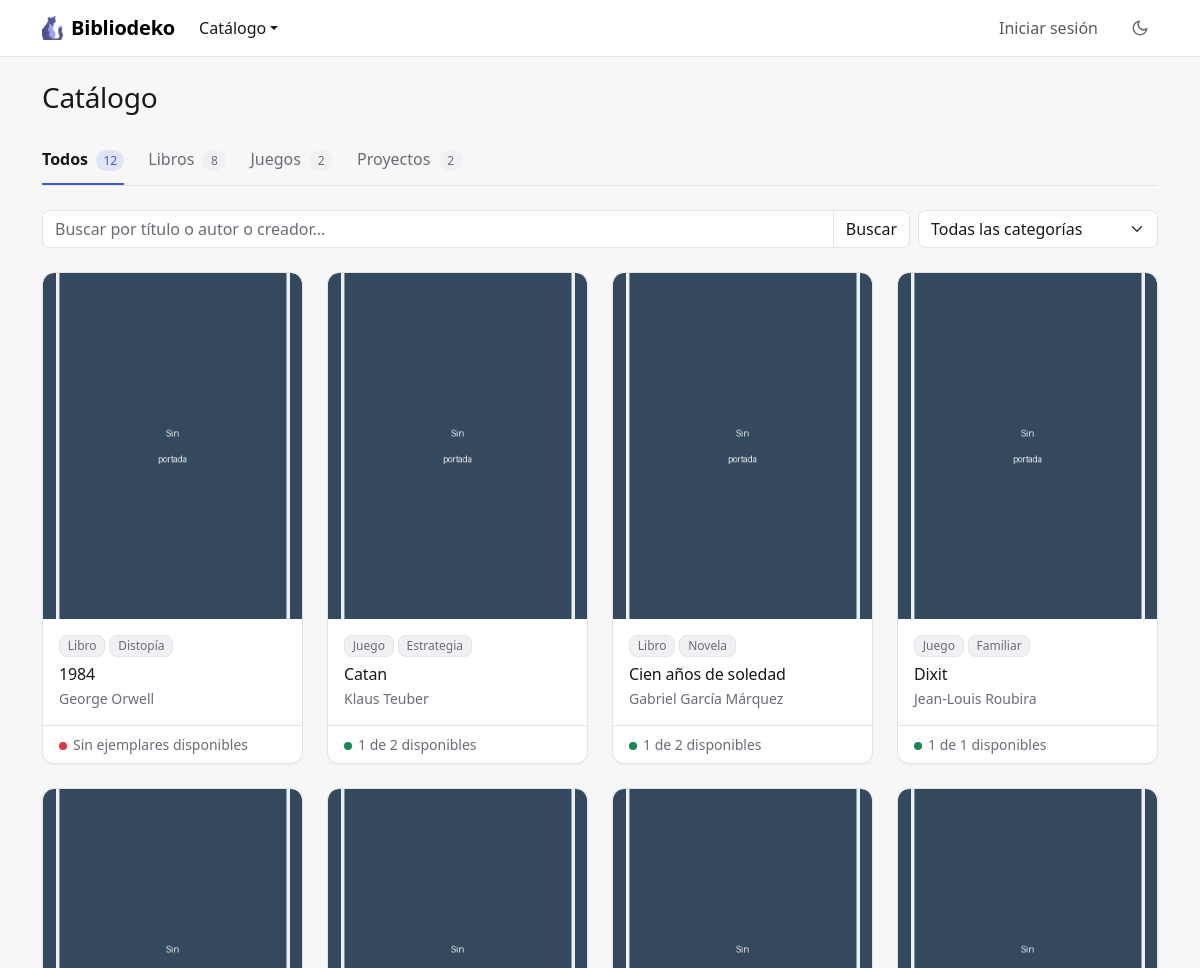
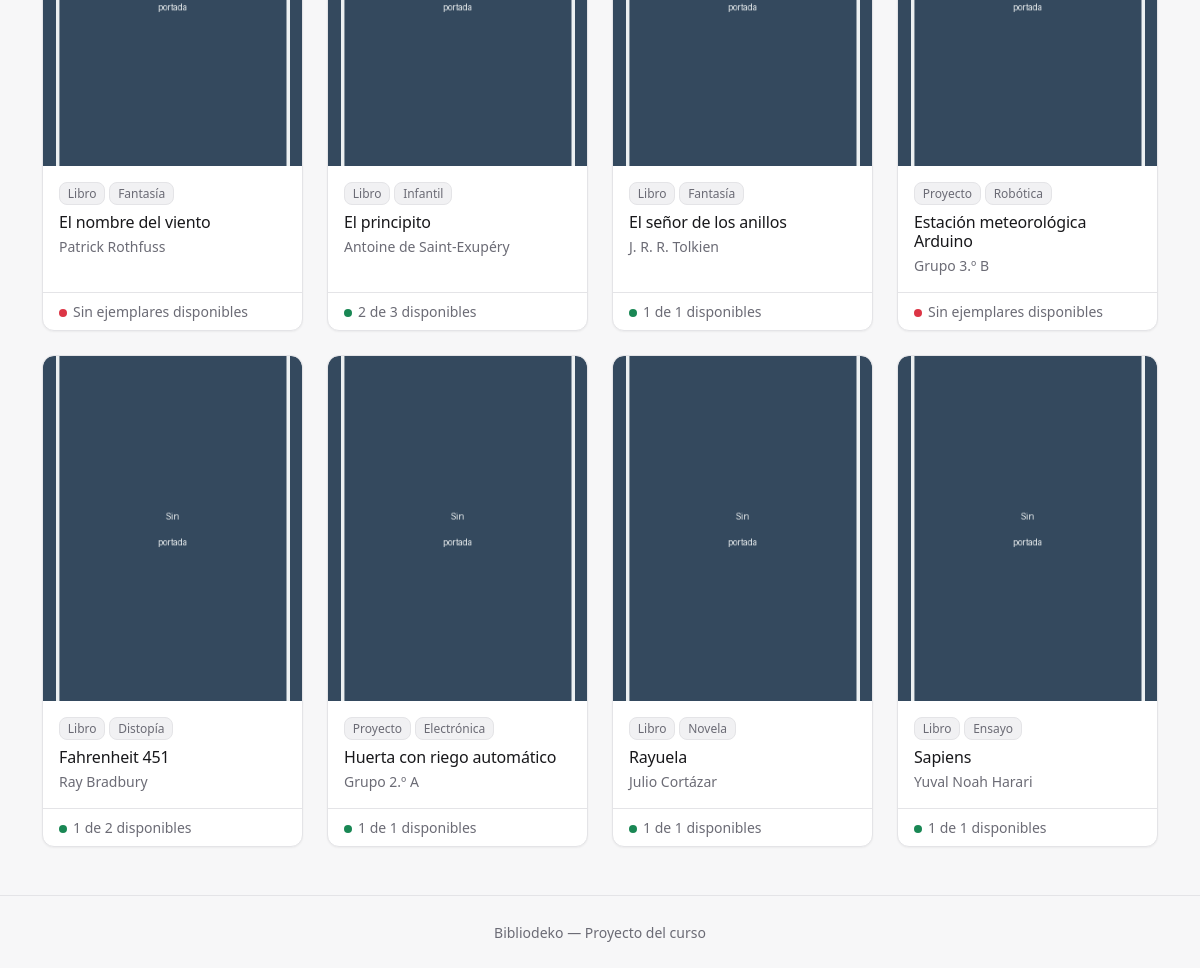
The page / on the database its author committed (2 pictures, top to bottom).
### tables this page shows
CREATE TABLE IF NOT EXISTS items (
    id        INT AUTO_INCREMENT PRIMARY KEY,
    tipo      ENUM('libro', 'juego', 'proyecto') NOT NULL DEFAULT 'libro',
    titulo    VARCHAR(150) NOT NULL,
    autor     VARCHAR(100) NOT NULL,
    categoria VARCHAR(50)  NULL,
    stock     INT UNSIGNED NOT NULL DEFAULT 1,
    imagen    VARCHAR(100) NOT NULL DEFAULT 'default.png'
);

### controllers/ItemController.php (called while the page is built, shortened)
<?php
require_once __DIR__ . '/../models/Item.php';
function listarItems() {
    global $pdo;
    $tipo = $_GET['tipo'] ?? '';
    if (!in_array($tipo, Item::TIPOS)) {
        $tipo = '';
    }
    $categorias = Item::categorias($pdo);
    $categoria = $_GET['categoria'] ?? '';
    if (!in_array($categoria, $categorias, true)) {
        $categoria = '';
    }
    $filtros = [
        'q'          => trim($_GET['q'] ?? ''),
        'tipo'       => $tipo,
        'categoria'  => $categoria,
        'pagina'     => $_GET['p'] ?? 1,
        'por_pagina' => 12,
    ];
    $resultado = Item::listar($pdo, $filtros);
    $items = $resultado['filas'];
    $conteo = Item::contarPorTipo($pdo, $filtros['q'], $categoria);
    require __DIR__ . '/../views/items/listar.php';
}

### models/Item.php (called while the page is built, shortened)
<?php
class Item {
    private $tipo;
    private $titulo;
    private $autor;
    private $categoria;
    private $stock;
    private $imagen;
    private $prestados;
    private $apartados;
    public function __construct($id, $tipo, $titulo, $autor, $categoria, $stock, $imagen, $prestados, $apartados) {
        $this->tipo = $tipo;
        $this->titulo = $titulo;
        $this->autor = $autor;
        $this->categoria = $categoria;
        $this->stock = $stock;
        $this->imagen = $imagen;
        $this->prestados = $prestados;
        $this->apartados = $apartados;
    }
    public function getTipo() { return $this->tipo; }
    public function getTitulo() { return $this->titulo; }
    public function getAutor() { return $this->autor; }
    public function getCategoria() { return $this->categoria; }
    public function getStock() { return $this->stock; }
    public function getImagen() { return $this->imagen; }
    public function getDisponibles() { return $this->stock - $this->prestados - $this->apartados; }
    public static function etiquetaAutor($tipo) {
        return $tipo === '' ? 'Autor o creador' : 'Creador';
    }
    private static function selectConUso() {
        return "
            SELECT i.*,
                   (SELECT COUNT(*) FROM prestamos p WHERE p.item_id = i.id AND p.estado = 'activo') AS prestados,
                   (SELECT COUNT(*) FROM reservas r WHERE r.item_id = i.id AND " . Reserva::LISTA_VIGENTE . ") AS apartados
            FROM items i
        ";
    }
    private static function desdeFila($f) {
        return new Item($f['id'], $f['tipo'], $f['titulo'], $f['autor'], $f['categoria'], $f['stock'], $f['imagen'], $f['prestados'], $f['apartados']);
    }
    public static function listar($pdo, $filtros = []) {
        $filtros = array_merge(['q' => '', 'tipo' => '', 'categoria' => '', 'pagina' => 1, 'por_pagina' => 0], $filtros);
        $condiciones = [];
        $parametros = [];
        $where = empty($condiciones) ? '' : ' WHERE ' . implode(' AND ', $condiciones);
        $stmt = $pdo->prepare('SELECT COUNT(*) FROM items i' . $where);
        $stmt->execute($parametros);
        $total = (int) $stmt->fetchColumn();
        $sql = self::selectConUso() . $where . ' ORDER BY i.titulo';
        $paginacion = calcularPaginacion($total, $filtros['pagina'], $filtros['por_pagina']);
        $sql .= $paginacion['limite'];
        $stmt = $pdo->prepare($sql);
        $stmt->execute(array_merge([date('Y-m-d')], $parametros));
        $items = [];
        foreach ($stmt->fetchAll() as $f) {
            $items[] = self::desdeFila($f);
        }
        return ['filas' => $items, 'total' => $total, 'pagina' => $paginacion['pagina'], 'paginas' => $paginacion['paginas']];
    }
    public static function contarPorTipo($pdo, $q = '', $categoria = '') {
        $conteo = array_fill_keys(self::TIPOS, 0);
        $parametros = [];
        $sql = 'SELECT tipo, COUNT(*) AS cantidad FROM items';
        $stmt = $pdo->prepare($sql . ' GROUP BY tipo');
        $stmt->execute($parametros);
        foreach ($stmt->fetchAll() as $f) {
            $conteo[$f['tipo']] = (int) $f['cantidad'];
        }
        return $conteo;
    }
    public static function categorias($pdo) {
        $sql = "SELECT MIN(categoria) FROM items WHERE categoria <> '' GROUP BY categoria ORDER BY categoria";
        return $pdo->query($sql)->fetchAll(PDO::FETCH_COLUMN);
    }
}

### helpers.php (called while the page is built, shortened)
<?php
function esAdmin() {
    return isset($_SESSION['usuario']) && $_SESSION['usuario']['rol'] === 'admin';
}
function calcularPaginacion($total, $pagina, $porPagina) {
    $porPagina = (int) $porPagina;
    $paginas = max(1, (int) ceil($total / $porPagina));
    $pagina = min(max(1, (int) $pagina), $paginas);
    return [
        'pagina'  => $pagina,
        'paginas' => $paginas,
        'limite'  => ' LIMIT ' . $porPagina . ' OFFSET ' . ($pagina - 1) * $porPagina,
    ];
}

### views/items/listar.php (the view, shortened to what this page needs)
<?php
require __DIR__ . '/../header.php';
?>
<div class="encabezado">
  <h1 class="h3">Catálogo</h1>
</div>
<?php
$pestanas = ['' => 'Todos'] + Item::PLURALES;
$conteo[''] = array_sum($conteo);
$hayFiltros = $filtros['q'] !== '' || $categoria !== '';
?>
<ul class="nav nav-underline pestanas mb-4">
  <?php foreach ($pestanas as $clave => $nombre): ?>
    <?php $url = 'index.php?' . http_build_query(array_filter(['accion' => 'listarItems', 'tipo' => $clave, 'q' => $filtros['q'], 'categoria' => $categoria])); ?>
    <li class="nav-item">
      <a class="nav-link <?= $clave === $tipo ? 'active' : '' ?>" href="<?= htmlspecialchars($url) ?>"
        <?= $clave === $tipo ? 'aria-current="page"' : '' ?>>
        <?= htmlspecialchars($nombre) ?>
        <span class="contador"><?= htmlspecialchars($conteo[$clave]) ?></span>
      </a>
    </li>
  <?php endforeach; ?>
</ul>
<form method="GET" action="index.php" class="filtros-catalogo d-flex flex-wrap align-items-center gap-2 mb-4">
  <div class="input-group">
    <input type="search" name="q" class="form-control" aria-label="Buscar"
      placeholder="Buscar por título o <?= htmlspecialchars(mb_strtolower(Item::etiquetaAutor($tipo))) ?>..."
      value="<?= htmlspecialchars($filtros['q']) ?>">
    <button class="btn btn-outline-secondary" type="submit">Buscar</button>
  </div>
  <select name="categoria" class="form-select" aria-label="Categoría" onchange="this.form.submit()">
    <option value="">Todas las categorías</option>
  </select>
</form>
<?php if (empty($items)): ?>
  <div class="card estado-vacio">
    <p class="titulo">No se encontraron ítems.</p>
    <p class="small mb-0">
      <?php if ($hayFiltros): ?>
        Probá con otra búsqueda, otra categoría o en otra pestaña.
      <?php else: ?>
        Todavía no hay <?= htmlspecialchars(mb_strtolower($pestanas[$tipo])) ?> en el catálogo.
      <?php endif; ?>
    </p>
  </div>
<?php else: ?>
  <div class="row row-cols-2 row-cols-md-3 row-cols-lg-4 g-3 g-md-4">
    <?php foreach ($items as $item): ?>
      <div class="col">
        <div class="card h-100 tarjeta-item">
          <img src="uploads/<?= htmlspecialchars($item->getImagen()) ?>" alt="" class="card-img-top portada-tarjeta">
          <div class="card-body">
            <div class="d-flex flex-wrap gap-1 mb-2">
              <span class="badge etiqueta"><?= htmlspecialchars(ucfirst($item->getTipo())) ?></span>
              <?php if ($item->getCategoria()): ?>
                <span class="badge etiqueta"><?= htmlspecialchars($item->getCategoria()) ?></span>
              <?php endif; ?>
            </div>
            <h2 class="h6 card-title mb-1"><?= htmlspecialchars($item->getTitulo()) ?></h2>
            <p class="card-text text-body-secondary small mb-0"><?= htmlspecialchars($item->getAutor()) ?></p>
          </div>
          <div class="card-footer small text-body-secondary">
            <?php if ($item->getDisponibles() > 0): ?>
              <span class="punto bg-success"></span><?= htmlspecialchars($item->getDisponibles()) ?> de <?= htmlspecialchars($item->getStock()) ?> disponibles
            <?php else: ?>
              <span class="punto bg-danger"></span>Sin ejemplares disponibles
            <?php endif; ?>
          </div>
        </div>
      </div>
    <?php endforeach; ?>
  </div>
<?php endif; ?>
<?php require __DIR__ . '/../footer.php'; ?>

### assets/css/estilo.css (style rules this page uses)
:root, [data-bs-theme="light"] { --acento-rgb: 59, 91, 219; --acento-hover-rgb: 47, 74, 192; --color-sobre-acento: #ffffff; --color-fondo: #f7f7f8; --color-superficie: #ffffff; --color-superficie-2: #f1f1f3; --color-texto: #18181b; --color-texto-suave: #6b6b75; --color-borde: #e4e4e7; --sombra: 0 1px 2px rgba(24, 24, 27, .05); --sombra-elevada: 0 8px 24px rgba(24, 24, 27, .08); --grafico-devuelto: #8fa3ec; --grafico-vencido: #dc2626; --grafico-tarde: #e0a100; }
:root { --fuente-base: system-ui, -apple-system, "Segoe UI", Roboto, "Helvetica Neue", Arial, sans-serif; --radio: .5rem; --radio-grande: .75rem; --alto-campo: 38px; --proporcion-portada: 3 / 4; }
:root, [data-bs-theme="light"], [data-bs-theme="dark"] { --color-acento: rgb(var(--acento-rgb)); --color-acento-hover: rgb(var(--acento-hover-rgb)); --color-acento-suave: rgba(var(--acento-rgb), .12); --bs-body-font-family: var(--fuente-base); --bs-body-bg: var(--color-superficie); --bs-body-color: var(--color-texto); --bs-emphasis-color: var(--color-texto); --bs-secondary-color: var(--color-texto-suave); --bs-secondary-bg: var(--color-superficie-2); --bs-tertiary-bg: var(--color-superficie-2); --bs-border-color: var(--color-borde); --bs-border-radius: var(--radio); --bs-border-radius-lg: var(--radio-grande); --bs-primary-rgb: var(--acento-rgb); --bs-link-color-rgb: var(--acento-rgb); --bs-link-hover-color-rgb: var(--acento-hover-rgb); --bs-focus-ring-color: rgba(var(--acento-rgb), .25); }
body { background-color: var(--color-fondo); -webkit-font-smoothing: antialiased; }
h1, h2, h3, h4, h5, h6 { font-weight: 600; letter-spacing: -.01em; }
a { text-decoration: none; }
.encabezado { display: flex; flex-wrap: wrap; justify-content: space-between; align-items: center; gap: .75rem; margin-bottom: 1.5rem; }
.encabezado h1 { margin-bottom: 0; }
.btn { font-weight: 500; }
.btn-outline-secondary { --bs-btn-color: var(--color-texto); --bs-btn-border-color: var(--color-borde); --bs-btn-hover-color: var(--color-texto); --bs-btn-hover-bg: var(--color-superficie-2); --bs-btn-hover-border-color: var(--color-borde); --bs-btn-active-color: var(--color-texto); --bs-btn-active-bg: var(--color-superficie-2); --bs-btn-active-border-color: var(--color-borde); background-color: var(--color-superficie); }
.card { --bs-card-bg: var(--color-superficie); --bs-card-border-color: var(--color-borde); --bs-card-border-radius: var(--radio-grande); --bs-card-inner-border-radius: calc(var(--radio-grande) - 1px); --bs-card-cap-bg: transparent; box-shadow: var(--sombra); }
.pestanas { --bs-nav-link-color: var(--color-texto-suave); --bs-nav-link-hover-color: var(--color-texto); --bs-nav-underline-link-active-color: var(--color-texto); --bs-nav-underline-gap: 1rem; border-bottom: 1px solid var(--color-borde); flex-wrap: nowrap; overflow-x: auto; scrollbar-width: none; white-space: nowrap; }
@media (min-width: 576px) { .pestanas { --bs-nav-underline-gap: 1.5rem; } }
.pestanas .nav-link { padding-bottom: .75rem; }
.pestanas .nav-link.active { border-bottom-color: var(--color-acento); }
.contador { display: inline-block; min-width: 1.5rem; margin-left: .25rem; padding: .1rem .45rem; border-radius: 999px; background-color: var(--color-superficie-2); color: var(--color-texto-suave); font-size: .75rem; font-weight: 500; text-align: center; }
.nav-link.active .contador { background-color: var(--color-acento-suave); color: var(--color-acento); }
.filtros-catalogo .input-group { flex: 1 1 18rem; width: auto; }
.filtros-catalogo .form-select { flex: 1 1 12rem; }
@media (min-width: 576px) { .filtros-catalogo .form-select { max-width: 15rem; } }
.tarjeta-item { overflow: hidden; transition: box-shadow .15s, transform .15s; }
.portada-tarjeta { aspect-ratio: var(--proporcion-portada); object-fit: cover; background-color: var(--color-superficie-2); }
.badge { font-weight: 500; }
.etiqueta { background-color: var(--color-superficie-2); color: var(--color-texto-suave); border: 1px solid var(--color-borde); }
.punto { display: inline-block; width: .5rem; height: .5rem; margin-right: .375rem; border-radius: 50%; vertical-align: middle; }

### rows shown on the page
items: imagen (placeholder picture), tipo "Libro", categoria "Distopía", titulo "1984", autor "George Orwell", stock 1 (drawn)
items: imagen (placeholder picture), tipo "Juego", categoria "Estrategia", titulo "Catan", autor "Klaus Teuber", Disponibles "1", stock "2"
items: imagen (placeholder picture), tipo "Libro", categoria "Novela", titulo "Cien años de soledad", autor "Gabriel García Márquez", Disponibles "1", stock "2"
items: imagen (placeholder picture), tipo "Juego", categoria "Familiar", titulo "Dixit", autor "Jean-Louis Roubira", stock "1"
items: imagen (placeholder picture), tipo "Libro", categoria "Fantasía", titulo "El nombre del viento", autor "Patrick Rothfuss", stock 1 (drawn)
items: imagen (placeholder picture), tipo "Libro", categoria "Infantil", titulo "El principito", autor "Antoine de Saint-Exupéry", Disponibles "2", stock "3"
items: imagen (placeholder picture), tipo "Libro", categoria "Fantasía", titulo "El señor de los anillos", autor "J. R. R. Tolkien", stock "1"
items: imagen (placeholder picture), tipo "Proyecto", categoria "Robótica", titulo "Estación meteorológica Arduino", autor "Grupo 3.º B", stock 1 (drawn)
items: imagen (placeholder picture), tipo "Libro", categoria "Distopía", titulo "Fahrenheit 451", autor "Ray Bradbury", Disponibles "1", stock "2"
items: imagen (placeholder picture), tipo "Proyecto", categoria "Electrónica", titulo "Huerta con riego automático", autor "Grupo 2.º A", stock "1"
items: imagen (placeholder picture), tipo "Libro", categoria "Novela", titulo "Rayuela", autor "Julio Cortázar", stock "1"
items: imagen (placeholder picture), tipo "Libro", categoria "Ensayo", titulo "Sapiens", autor "Yuval Noah Harari", stock "1"

### other values the page prints
$nombre "Todos"
$conteo[$clave] "12"
$nombre "Libros"
$conteo[$clave] "8"
$nombre "Juegos"
$conteo[$clave] "2"
$nombre "Proyectos"
